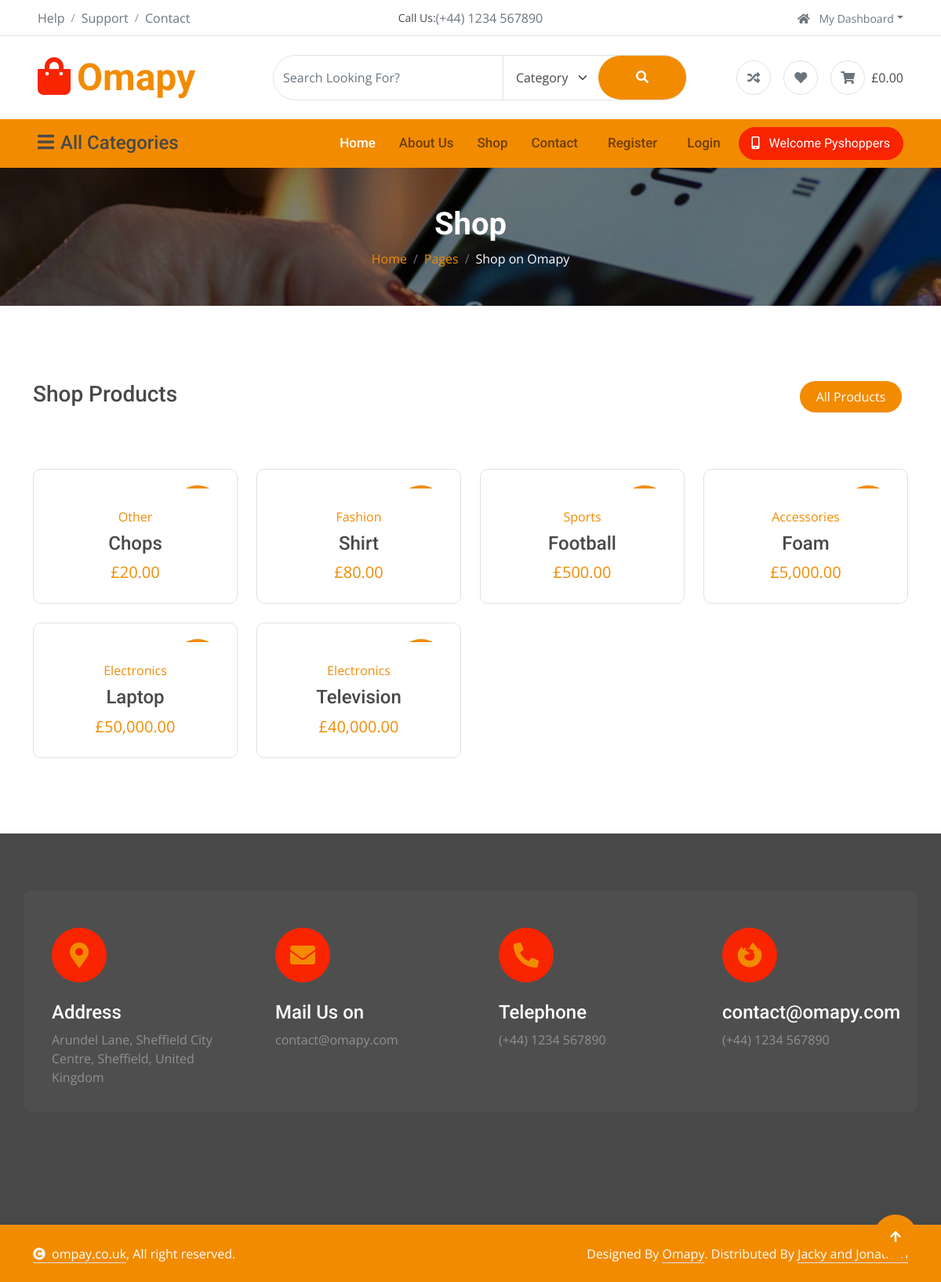
The app's page /shop/ with its own data.
### tables this page shows
CREATE TABLE products (
    id INTEGER PRIMARY KEY AUTOINCREMENT,
    created TIMESTAMP DEFAULT CURRENT_TIMESTAMP,
    user INTEGER NOT NULL REFERENCES users(id),
    product_name TEXT NOT NULL,
    product_price INTEGER NOT NULL,
    product_category TEXT,
    product_brand TEXT,
    product_description TEXT,
    product_image TEXT,
    product_gallery1 TEXT,
    product_gallery2 TEXT,
    product_gallery3 TEXT
);

### app.py (the view)
@app.route('/shop/')
def shop():
    shopProducts = get_all_products()
    return render_template('shop.html',title="Shop Products",products=shopProducts)

### app.py (called while the page is built)
@app.context_processor
def inject_csrf_token():
    return dict(csrf_token=generate_csrf())

@app.context_processor
def inject_site_name():
    return dict(siteName=siteName)

@app.context_processor
def inject_user():
    return {
        "username": session.get("username", "Shopper"),
        "user_id": session.get("user_id")
    }

@app.template_filter()
def get_username(user_id):
    user = get_user_by_id(user_id)
    return user['username'] if user else 'Unknown'

@app.template_filter('gbp')
def gbp(value):
    try:
        return "£{:,.2f}".format(float(value))
    except (ValueError, TypeError):
        return "£0.00"

@app.template_filter()
def is_new(created):
    if not created:
        return False
    created_date = datetime.fromisoformat(created)
    return created_date >= datetime.now() - timedelta(days=30)

### db/db.py (called while the page is built)
def get_db_connection():
    BASE_DIR = os.path.dirname(os.path.abspath(__file__))  # Get the directory of the current file
    DB_PATH = os.path.join(BASE_DIR, 'database.db') # Construct the full path to the database file
    conn = sqlite3.connect(DB_PATH)                 # Connect to the database
    conn.row_factory = sqlite3.Row                  # Enable dictionary-like access to rows
    return conn

def get_user_by_id(user_id):
    conn = get_db_connection()
    user = conn.execute('SELECT * FROM users WHERE id = ?', (user_id,)).fetchone()
    conn.close()
    if user is None:
        abort(404)
    return user

def get_all_products(limit=None, order_by='created DESC'):
    conn = get_db_connection()
    query = f"""
        SELECT products.*,
               products.user AS vendor_username
        FROM products
        ORDER BY {order_by}
    """
    if limit:
        query += " LIMIT ?"
        products = conn.execute(query, (limit,)).fetchall()
    else:
        products = conn.execute(query).fetchall()
    conn.close()
    return products

### template/shop.html (shortened to what this page needs)
{% extends "base.html" %}
{% block content %}
<div class="container-fluid page-header py-5">
    <h1 class="text-center text-white display-6 wow fadeInUp" data-wow-delay="0.1s">Shop</h1>
    <ol class="breadcrumb justify-content-center mb-0 wow fadeInUp" data-wow-delay="0.3s">
        <li class="breadcrumb-item"><a href="#">Home</a></li>
        <li class="breadcrumb-item"><a href="#">Pages</a></li>
        <li class="breadcrumb-item active text-white">Shop on Omapy</li>
    </ol>
</div>
<div class="container-fluid product py-5">
    <div class="container py-5">
        <div class="tab-class">
            <div class="row g-4">
                <div class="col-lg-4 text-start wow fadeInLeft" data-wow-delay="0.1s">
                    <h3>{{title}}</h3>
                </div>
                <div class="col-lg-8 text-end wow fadeInRight" data-wow-delay="0.1s">
                    <ul class="nav nav-pills d-inline-flex text-center mb-5">
                        <li class="nav-item mb-4">
                            <a class="d-flex mx-2 py-2 bg-light rounded-pill active" href="">
                                <span class="text-dark" style="width: 130px;">All Products</span>
                            </a>
                        </li>
                    </ul>
                </div>
            </div>
            <div class="tab-content">
                <div id="tab-1" class="tab-pane fade show p-0 active">
                    <div class="row g-4">
                        {% for product in products %}
                        <div class="col-md-6 col-lg-4 col-xl-3">
                            <div class="product-item rounded wow fadeInUp" data-wow-delay="0.1s">
                                <div class="product-item-inner border rounded">
                                    <div class="product-item-inner-item">
                                        {% if product['created'] | is_new %}
                                        <div class="product-new">New</div>
                                        {% endif %}
                                    </div>
                                    <div class="text-center rounded-bottom p-4">
                                        <a href="{{ url_for('product', id=product['id']) }}"
                                            class="d-block mb-2">{{product['product_category']}}</a>
                                        <a href="{{ url_for('product', id=product['id']) }}"
                                            class="d-block h4">{{product['product_name']}} </a>
                                        <span class="text-primary fs-5"> {{ product['product_price'] | gbp }}</span>
                                    </div>
                                </div>
                            </div>
                        </div>
                        {% else %}
                        <p class="text-muted">No products available.</p>
                        {% endfor %}
                    </div>
                </div>
            </div>
        </div>
    </div>
</div>
{% endblock %}

### static/css/style.css (style rules this page uses)
.page-header { position: relative; padding: 100px 0; background: linear-gradient(rgba(0, 0, 0, 0.5), rgba(0, 0, 0, 0.5)), url(../img/carousel-1.jpg); background-position: center top; background-repeat: no-repeat; background-attachment: fixed; }
.product .product-item { width: 100%; height: 100%; position: relative; }
.product .product-item .product-item-inner { height: 100%; }
.product .product-item .product-item-inner .product-item-inner-item { position: relative; border-top-right-radius: 10px; border-top-left-radius: 10px; overflow: hidden; }
.product .product-item .product-item-inner .product-item-inner-item .product-new, .product .product-item .product-item-inner .product-item-inner-item .product-sale { position: absolute; width: 60px; height: 60px; border-radius: 60px; top: 20px; right: 20px; display: flex; align-items: center; justify-content: center; }
.product .product-item .product-item-inner .product-item-inner-item .product-new { background: var(--bs-primary); color: var(--bs-white); }
.product .tab-class .nav .nav-item a.active { background: var(--bs-primary) !important; }
.product .tab-class .nav .nav-item a.active span { color: var(--bs-white) !important; }

### records on screen
products: product_category "Other", product_price|gbp "£20.00"
products: product_category "Fashion", product_price|gbp "£80.00"
products: product_category "Sports", product_price|gbp "£500.00"
products: product_category "Accessories", product_price|gbp "£5,000.00"
products: product_category "Electronics", product_price|gbp "£50,000.00"
products: product_category "Electronics", product_price|gbp "£40,000.00"

### other values on screen
{{ title }} "Shop Products"
